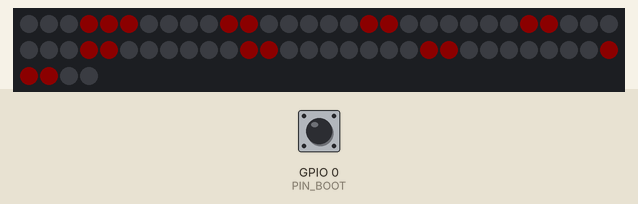
Simulated run of this program. Board: ESP32-S3. Shown: 64 RGB LEDs in strip order, left to right, continuing on the next row. The test bench sets the inputs (shaded band); at power-on: GPIO 0 (PIN_BOOT) HIGH. Dim RGB values are drawn brighter than linear; what the program prints to the serial monitor is not drawn.

Above: at 1.2 s.
1.3 s: GPIO 0 (PIN_BOOT) pulled LOW for 0.15 s
At 4.2 s:
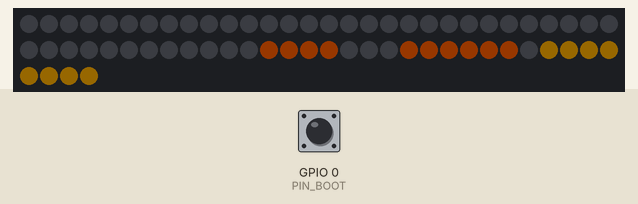
4.4 s: GPIO 0 (PIN_BOOT) pulled LOW for 1 s
At 5.66 s:
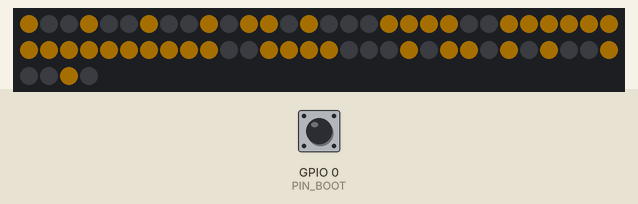
At 11.8 s:
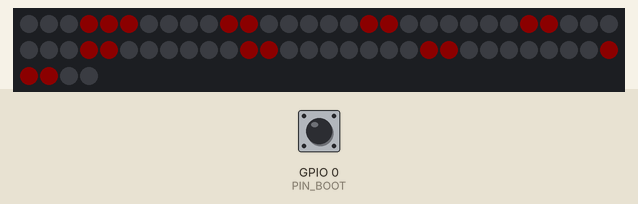
Timing chart, 0 to 12.0 s (numbered marks = the images above; inputs shaded):
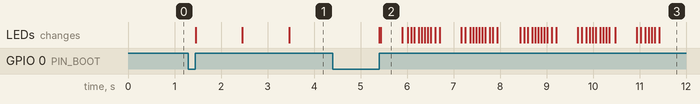

The program:

main.cpp
```cpp
// Aufsteh-Ampel – erster Test ohne App
// 8×8-Matrix (WS2812B) am ESP32: roter Mond → gelber Sonnenaufgang → ganze Sonne, immer im Kreis.
// BOOT-Taste auf dem ESP32-Board: sofort zum nächsten Bild.
//
// Verkabelung (3 Kabel):
//   Matrix  DIN  → ESP32 GPIO 4   (auf der Matrix die Seite mit „DIN“ bzw. dem Pfeil, der IN die Matrix zeigt)
//   Matrix  5V   → ESP32 5V       (beim S3-Board „5V“, beim C3 SuperMini „5V“)
//   Matrix  GND  → ESP32 GND
#include <Adafruit_NeoPixel.h>
#include <Arduino.h>
#include "einstellungen.h"

#if defined(BOARD_C3)
constexpr uint8_t PIN_BOOT = 9;
#else
constexpr uint8_t PIN_BOOT = 0;
#endif

Adafruit_NeoPixel matrix(64, MATRIX_PIN, NEO_GRB + NEO_KHZ800);

// --- Bilder (8×8): jedes Zeichen ist ein Pixel ------------------------------------------
//   R = rot   O = orange   Y = gelb   G = grün   . = aus
const char *MOND[8] = {
  "...RRR..",
  "..RR....",
  ".RR.....",
  ".RR.....",
  ".RR.....",
  ".RR.....",
  "..RR....",
  "...RRR..",
};
// Sonnenaufgang: halbe Sonne am unteren Rand, darüber erste Strahlen
const char *SONNENAUFGANG[8] = {
  "........",
  "........",
  "...Y....",
  "Y..Y..Y.",
  ".Y.OO.Y.",
  "..OOOO..",
  ".OOOOOO.",
  "YYYYYYYY",
};
const char *SONNE[8] = {
  "Y..Y..Y.",
  ".Y.YY.Y.",
  "..YYYY..",
  "YYYYYYYY",
  "YYYYYYYY",
  "..YYYY..",
  ".Y.YY.Y.",
  "Y..Y..Y.",
};

uint32_t farbe(char c) {
  switch (c) {
    case 'R': return matrix.Color(255, 0, 0);
    case 'O': return matrix.Color(255, 90, 0);
    case 'Y': return SONNE_GRUEN ? matrix.Color(0, 220, 40) : matrix.Color(255, 170, 0);
    case 'G': return matrix.Color(0, 220, 40);
    default: return 0;
  }
}

// Zeile/Spalte → Nummer der LED (je nach Bauart der Matrix)
uint16_t led(uint8_t zeile, uint8_t spalte) {
  if (KOPFUEBER) zeile = 7 - zeile;
  if (SPIEGELN) spalte = 7 - spalte;
  if (ZICKZACK && (zeile % 2 == 1)) spalte = 7 - spalte;
  return zeile * 8 + spalte;
}

// Bild zeichnen; ab_zeile: nur Zeilen ab hier (für das langsame Aufgehen), helligkeit 0–255
void zeichne(const char *bild[8], uint8_t helligkeit, int ab_zeile = 0, bool sonne_gelb_lassen = false) {
  matrix.setBrightness(helligkeit);
  matrix.clear();
  for (uint8_t z = 0; z < 8; z++) {
    if (z < ab_zeile) continue;
    for (uint8_t s = 0; s < 8; s++) {
      char c = bild[z][s];
      // im Sonnenaufgang bleibt Gelb immer gelb (auch wenn die ganze Sonne grün sein soll)
      uint32_t f = (sonne_gelb_lassen && c == 'Y') ? matrix.Color(255, 170, 0) : farbe(c);
      matrix.setPixelColor(led(z, s), f);
    }
  }
  matrix.show();
}

// Wartet die Zeit ab; true, wenn die BOOT-Taste gedrückt wurde (→ sofort weiter)
bool warte(uint32_t ms) {
  uint32_t ende = millis() + ms;
  while ((int32_t)(ende - millis()) > 0) {
    if (digitalRead(PIN_BOOT) == LOW) {
      while (digitalRead(PIN_BOOT) == LOW) delay(10);  // loslassen abwarten
      return true;
    }
    delay(10);
  }
  return false;
}

void mond() {
  Serial.println("🌙 Mond");
  zeichne(MOND, HELLIGKEIT_MOND);
  warte(DAUER_MOND * 1000UL);
}

void sonnenaufgang() {
  Serial.println("🌅 Sonnenaufgang");
  // von unten nach oben einblenden und dabei heller werden
  const uint32_t schritt = DAUER_SONNENAUFGANG * 1000UL / 8;
  for (int z = 7; z >= 0; z--) {
    uint8_t h = HELLIGKEIT_MOND + (HELLIGKEIT - HELLIGKEIT_MOND) * (8 - z) / 8;
    zeichne(SONNENAUFGANG, h, z, true);
    if (warte(schritt)) return;
  }
}

void sonne() {
  Serial.println(SONNE_GRUEN ? "☀️ Sonne (grün)" : "☀️ Sonne");
  // sanft pulsieren
  uint32_t ende = millis() + DAUER_SONNE * 1000UL;
  while ((int32_t)(ende - millis()) > 0) {
    float welle = (sinf(millis() / 400.0f) + 1) / 2;  // 0…1
    zeichne(SONNE, HELLIGKEIT * (0.7f + 0.3f * welle));
    if (warte(30)) return;
  }
}

void setup() {
  Serial.begin(115200);
  pinMode(PIN_BOOT, INPUT_PULLUP);
  matrix.begin();
  matrix.clear();
  matrix.show();
  Serial.println("\nAufsteh-Ampel – Test: Mond → Sonnenaufgang → Sonne (BOOT = weiter)");
}

void loop() {
  mond();
  sonnenaufgang();
  sonne();
}
```

einstellungen.h
```cpp
#pragma once
// Hier kannst du alles anpassen – danach einfach neu aufspielen.

// Datenleitung der Matrix (DIN) – an diesem Pin des ESP32
#define MATRIX_PIN 4

// Helligkeit 0–255. 40 ist hell genug und schont Netzteil und Augen (64 LEDs voll weiß = bis 3,8 A!)
#define HELLIGKEIT 40
// Der Mond darf nachts noch dunkler sein
#define HELLIGKEIT_MOND 12

// Wie lange jedes Bild stehen bleibt (Sekunden)
#define DAUER_MOND 6
#define DAUER_SONNENAUFGANG 8   // so lange dauert das langsame Aufgehen
#define DAUER_SONNE 6

// Farbe der ganzen Sonne: 0 = gelb, 1 = grün (wie eine Ampel: „du darfst aufstehen“)
#define SONNE_GRUEN 0

// Sieht das Bild verdreht oder zerstückelt aus? Dann hier umstellen:
// Viele biegsame Matrizen laufen im Zickzack (jede zweite Zeile rückwärts) → 1
#define ZICKZACK 0
// Bild spiegeln bzw. auf den Kopf stellen
#define SPIEGELN 0
#define KOPFUEBER 0
```

Measured:
- after the input at 1.3 s, the LEDs: first change after 0.15 s (image 1 shows a later state)
